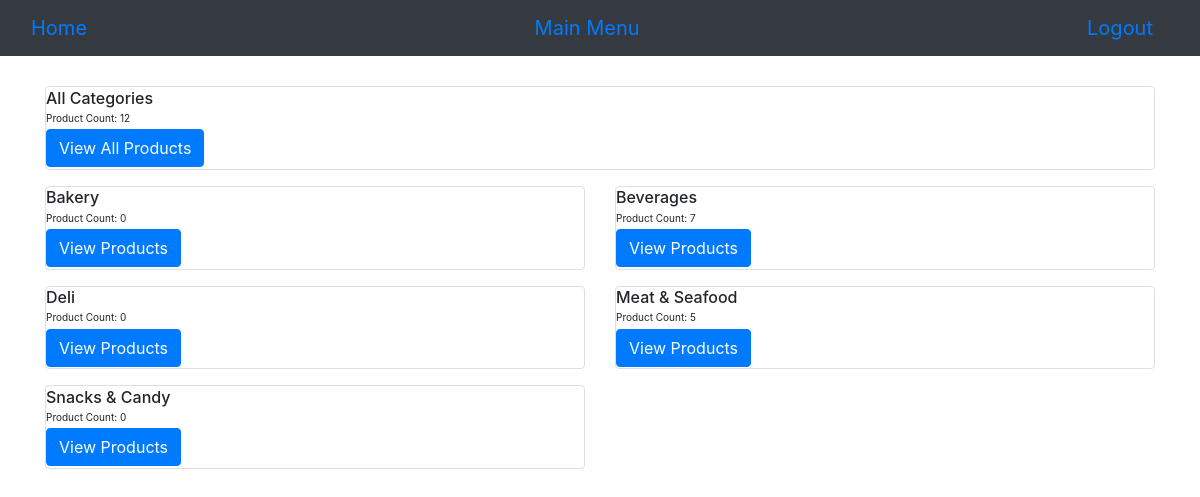
Screenshot of /items (signed in) with the database file from the repository.
### JacksonInventory/models.py (models this page shows)
class Category(db.Model):
    id = db.Column(db.Integer, primary_key=True)
    category = db.Column(db.String(75), unique=True)
    items = db.relationship('Item', backref='category', lazy=True)

### JacksonInventory/routes.py (the view)
@app.route('/items')
@login_required
def items_page():
    query = text('''
    SELECT c.id, c.category, COUNT(i.category_id) AS product_count
    FROM category c
    LEFT JOIN item i ON i.category_id = c.id
    GROUP BY c.id, c.category
    ORDER BY c.category
    ''')
    result = db.session.execute(query)
    categories = result.fetchall()
    total_product_count = db.session.query(func.count()).select_from(Item).scalar()
    return render_template('items.html', categories=categories, total_product_count=total_product_count)

### JacksonInventory/models.py (called while the page is built)
@login_manager.user_loader
def load_user(user_id):
    return User.query.get(int(user_id))

### JacksonInventory/routes.py (called while the page is built)
@app.context_processor
def base():
    form = SearchForm()
    return dict(form=form)

### JacksonInventory/templates/items.html (shortened to what this page needs)
{% extends 'base.html' %}
{% block content %}
<br/></br/>
<div class="container">
  <div class="row justify-content-center">
    <div class="col-12">
      {% if categories %}
      <div class="card mb-3" style="background-color: transparent;">
        <div class="row no-gutters">
          <div class="col-6">
            <div class="card-body">
              <h6 class="card-title">All Categories</h6>
              <p class="card-text">Product Count: {{ total_product_count }}</p>
              <a href="{{ url_for('all_categories_page') }}" class="btn btn-primary">View All Products</a>
            </div>
          </div>
        </div>
      </div>
      {% endif %}
      <div class="row">
        {% for category in categories %}
        <div class="col-6">
          <div class="card mb-3" style="background-color: transparent;">
            <div class="row no-gutters">
              <div class="col-12">
                <div class="card-body">
                  <h6 class="card-title">{{ category[1] }}</h6>
                  <p class="card-text">Product Count: {{ category[2] }}</p>
                  <a href="{{ url_for('category_page', id=category[0]) }}" class="btn btn-primary">View Products</a>
                </div>
              </div>
            </div>
          </div>
        </div>
        {% endfor %}
      </div>
    </div>
  </div>
</div>
{% endblock %}

### JacksonInventory/templates/base.html (shortened to what this page needs)
<!doctype html>
<html lang="en">
<head>
  <link rel="stylesheet" href="https://cdn.jsdelivr.net/npm/bootstrap@4.5.3/dist/css/bootstrap.min.css">
  <link rel="stylesheet" href="https://cdnjs.cloudflare.com/ajax/libs/bootstrap-select/1.14.0/css/bootstrap-select.min.css">
</head>
<body>
  <nav class="navbar navbar-expand-sm bg-dark">
    <div class="container-fluid">
        <a class="navbar-brand" href="{{ url_for('home_page') }}">Home</a>
        <a class="navbar-brand" href="{{ url_for('mainmenu_page') }}">Main Menu</a>
        {% if current_user.is_authenticated %}
          <a class="navbar-brand" href="{{ url_for('logout_page') }}">Logout</a>
        {% else %}
          <a class="navbar-brand" href="{{ url_for('login_page') }}">Log In</a>
          <a class="nav-brand" href="{{ url_for('register_page') }}">Register</a>
        {% endif %}
    </div>
</nav>
{% block content %}
{% endblock %}
</body>
</html>

### JacksonInventory/templates/base.html (style rules this page uses)
.navbar { position: sticky; top: 0; z-index: 1000; }

### JacksonInventory/templates/items.html (style rules this page uses)
body { font-size: 10px; }
.card-body { padding: 0.1rem 0; }
.card-title, .card-text { margin-bottom: 0.2rem; }

### rows the page displays
Category: category "Bakery", category "0"
Category: category "Beverages", category "7"
Category: category "Deli", category "0"
Category: category "Meat & Seafood", category "5"
Category: category "Snacks & Candy", category "0"

### other values shown
{{ total_product_count }} "12"
